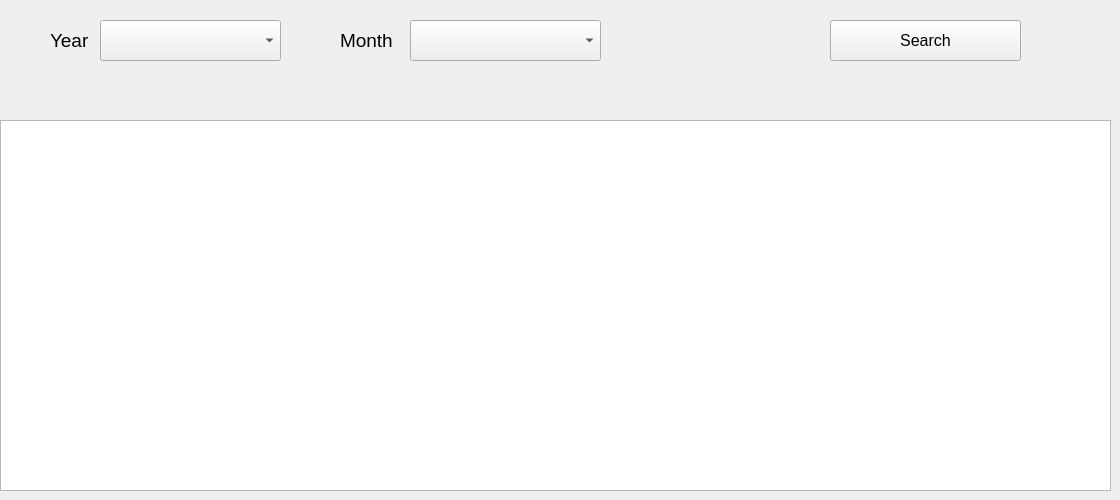
      <widget class="QWidget" name="tab_13">
       <attribute name="title">
        <string>Monthly Report</string>
       </attribute>
       <widget class="QTableWidget" name="tableWidget_7">
        <property name="geometry">
         <rect>
          <x>0</x>
          <y>120</y>
          <width>1111</width>
          <height>371</height>
         </rect>
        </property>
        <property name="font">
         <font>
          <family>Segoe UI</family>
          <pointsize>14</pointsize>
          <weight>50</weight>
          <italic>false</italic>
          <bold>false</bold>
         </font>
        </property>
       </widget>
       <widget class="QLabel" name="label_36">
        <property name="geometry">
         <rect>
          <x>50</x>
          <y>20</y>
          <width>51</width>
          <height>41</height>
         </rect>
        </property>
        <property name="font">
         <font>
          <family>Segoe UI</family>
          <pointsize>14</pointsize>
         </font>
        </property>
        <property name="text">
         <string>Year</string>
        </property>
       </widget>
       <widget class="QLabel" name="label_37">
        <property name="geometry">
         <rect>
          <x>340</x>
          <y>20</y>
          <width>71</width>
          <height>41</height>
         </rect>
        </property>
        <property name="font">
         <font>
          <family>Segoe UI</family>
          <pointsize>14</pointsize>
         </font>
        </property>
        <property name="text">
         <string>Month</string>
        </property>
       </widget>
       <widget class="QPushButton" name="pushButton_26">
        <property name="geometry">
         <rect>
          <x>830</x>
          <y>20</y>
          <width>191</width>
          <height>41</height>
         </rect>
        </property>
        <property name="font">
         <font>
          <family>Segoe UI</family>
          <pointsize>12</pointsize>
         </font>
        </property>
        <property name="text">
         <string>Search</string>
        </property>
       </widget>
       <widget class="QComboBox" name="comboBox_10">
        <property name="geometry">
         <rect>
          <x>100</x>
          <y>20</y>
          <width>181</width>
          <height>41</height>
         </rect>
        </property>
        <property name="font">
         <font>
          <family>Segoe UI</family>
          <pointsize>14</pointsize>
         </font>
        </property>
       </widget>
       <widget class="QComboBox" name="comboBox_11">
        <property name="geometry">
         <rect>
          <x>410</x>
          <y>20</y>
          <width>191</width>
          <height>41</height>
         </rect>
        </property>
        <property name="font">
         <font>
          <family>Segoe UI</family>
          <pointsize>14</pointsize>
         </font>
        </property>
       </widget>
      </widget>
